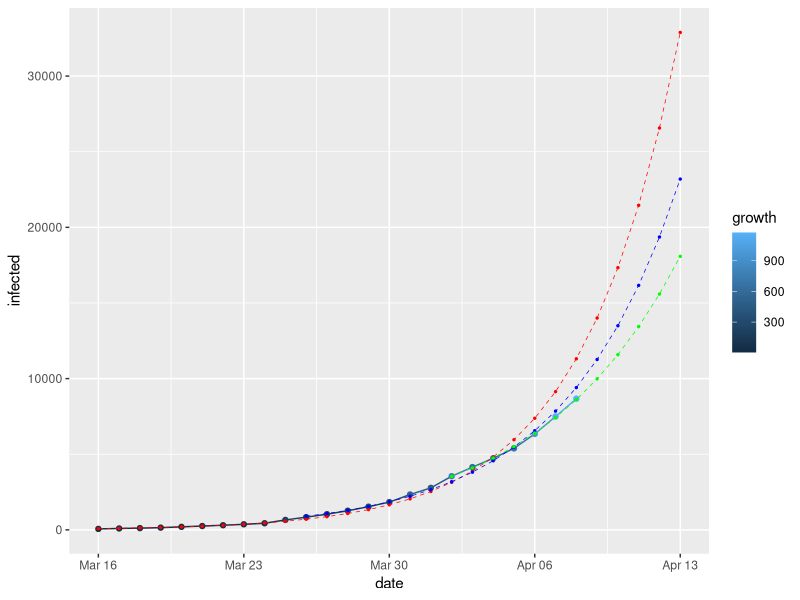
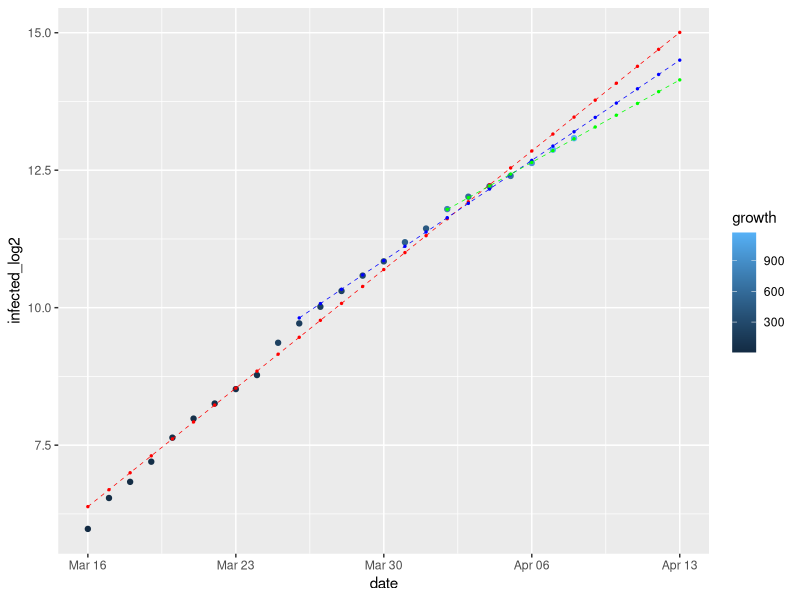

The R script that drew these images, in order:
#
# From Russia with COVID-19
# https://github.com/timothy-makarov/COVID-19
#

library(dplyr)
library(ggplot2)

rm(list = ls())

df0 <- data.frame(
  infected = c(
    1,
    2,
    3,
    6,
    6,
    7,
    10,
    14,
    17,
    20,
    20,
    28,
    34,
    45,
    59,
    63,
    93,
    114,
    147,
    199,
    253,
    306,
    367,
    438,   # https://t.me/map_mind/3435
    658,   # https://t.me/COVID2019_official/100
    840,   # https://t.me/COVID2019_official/107
    1036,  # https://t.me/COVID2019_official/113
    1264,  # https://t.me/COVID2019_official/121
    1534,  # https://t.me/COVID2019_official/128
    1836,  # https://t.me/COVID2019_official/138
    2337,  # https://t.me/COVID2019_official/153
    2777,  # https://t.me/COVID2019_official/160
    3548,  # https://t.me/COVID2019_official/168
    4149,  # https://t.me/COVID2019_official/179
    4731,  # https://t.me/COVID2019_official/189
    5389,  # https://t.me/COVID2019_official/203
    6343,  # https://t.me/COVID2019_official/205
    7497,  # https://t.me/COVID2019_official/212
    8672,  # https://t.me/COVID2019_official/220
    NA,    # Forecast for 5 days
    NA,
    NA,
    NA,
    NA
  )
)

df0$day0 <- seq(0, length(df0$infected) - 1)
df0$date <- as.Date('2020-03-01') + df0$day0
df0$growth <- c(1, diff(df0$infected))
df0$infected_log2 <- log2(df0$infected)

df0 <- df0 %>% select(date, day0, growth, infected, infected_log2)
df0 <- df0 %>% filter(day0 > 14)

# Last 2 weeks (14 and +5 days forecast)
df1 <- df0 %>%
  filter(date > last(df0$date) - 19)

# Last 1 week (7 and +5 days forecast)
df2 <- df0 %>%
  filter(date > last(df0$date) - 12)

lm0 <- lm(formula = infected_log2 ~ day0, data = df0)
df0$lm_log2 <- predict(lm0, df0)
df0$error_log2 <- df0$lm_log2 - df0$infected_log2
df0$lm <- round(2 ^ df0$lm_log2)
df0$error <- df0$lm - df0$infected

lm1 <- lm(formula = infected_log2 ~ day0, data = df1)
df1$lm_log2 <- predict(lm1, df1)
df1$lm <- round(2 ^ df1$lm_log2)
df1$lm_growth <- c(0, diff(df1$lm))

lm2 <- lm(formula = infected_log2 ~ day0, data = df2)
df2$lm_log2 <- predict(lm2, df2)
df2$lm <- round(2 ^ df2$lm_log2)
df2$lm_growth <- c(0, diff(df2$lm))

# Slope decrease rate
dr <- (lm1$coefficients[[2]] - lm2$coefficients[[2]]) / 7
# Most accurate model slope coefficient
days_left <- round(lm2$coefficients[[2]] / dr)
final_day <- last(df0$date) + days_left
paste0('Epidemic ceases by ', final_day)

ggplot(df0, aes(date, infected, colour = growth)) +
  geom_line() +
  geom_point() +
  geom_line(data = df0, aes(date, lm), color = 'red', size = 0.25, linetype = 'dashed') +
  geom_point(data = df0, aes(date, lm), color = 'red', size = 0.5) +
  geom_line(data = df1, aes(date, lm), color = 'blue', size = 0.25, linetype = 'dashed') +
  geom_point(data = df1, aes(date, lm), color = 'blue', size = 0.5) +
  geom_line(data = df2, aes(date, lm), color = 'green', size = 0.25, linetype = 'dashed') +
  geom_point(data = df2, aes(date, lm), color = 'green', size = 0.5)

ggplot(df0, aes(date, infected_log2, colour = growth)) +
  geom_point() +
  geom_line(data = df0, aes(date, lm_log2), color = 'red', size = 0.25, linetype = 'dashed') +
  geom_point(data = df0, aes(date, lm_log2), color = 'red', size = 0.5) +
  geom_line(data = df1, aes(date, lm_log2), color = 'blue', size = 0.25, linetype = 'dashed') +
  geom_point(data = df1, aes(date, lm_log2), color = 'blue', size = 0.5) +
  geom_line(data = df2, aes(date, lm_log2), color = 'green', size = 0.25, linetype = 'dashed') +
  geom_point(data = df2, aes(date, lm_log2), color = 'green', size = 0.5)
